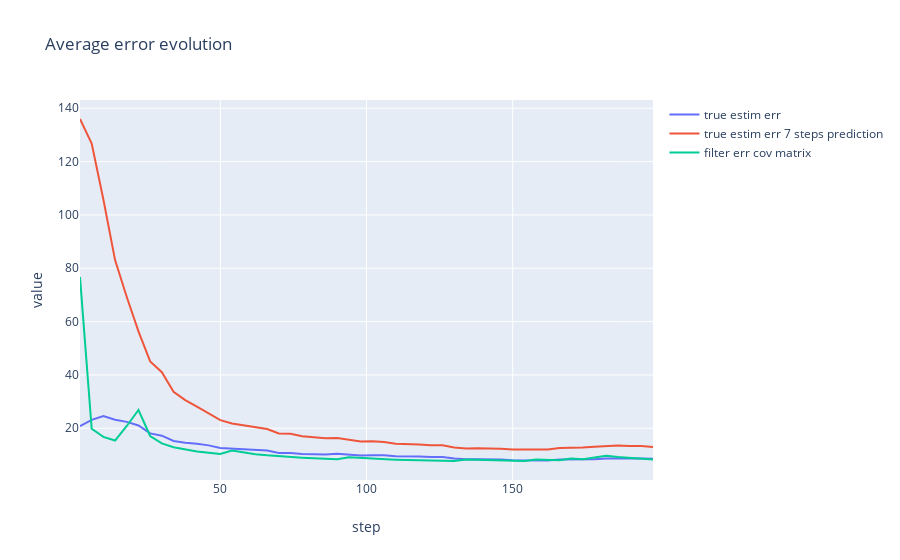

This figure's notebook cell:
### Markdown cell above
a) P = 0.3

### Code cell
M = 500
N = 200
steps = np.linspace(2, N-2)

err_filt, err_filt_pred = error_calculation(P_0=[[10000, 0], [0, 10000]], prob_of_gap=0.3)
filt_err_estim = np.sqrt(kalman_data[3][:,0,0])

# Plot results
plot(3, [steps, steps, steps], [err_filt[2:], err_filt_pred[2:], filt_err_estim[2:]], title='Average error evolution',
     xlable='step', ylable='value',
     legend=['true estim err', 'true estim err 7 steps prediction', 'filter err cov matrix'])

### Figure 1 — Plotly figure (JSON) as saved in the notebook; plotly's stock layout.template omitted (floating-point values rounded to 4 significant figures; data arrays with more than 128 entries replaced by an {"elided": "..."} marker saying what was removed)
{"data": [{"mode": "lines", "name": "true estim err", "showlegend": true, "type": "scatter", "x": [2, 6, 10, 14, 18, 22, 26, 30, 34, 38, 42, 46, 50, 54, 58, 62, 66, 70, 74, 78, 82, 86, 90, 94, 98, 102, 106, 110, 114, 118, 122, 126, 130, 134, 138, 142, 146, 150, 154, 158, 162, 166, 170, 174, 178, 182, 186, 190, 194, 198], "y": {"elided": "198 float values"}}, {"mode": "lines", "name": "true estim err 7 steps prediction", "showlegend": true, "type": "scatter", "x": [2, 6, 10, 14, 18, 22, 26, 30, 34, 38, 42, 46, 50, 54, 58, 62, 66, 70, 74, 78, 82, 86, 90, 94, 98, 102, 106, 110, 114, 118, 122, 126, 130, 134, 138, 142, 146, 150, 154, 158, 162, 166, 170, 174, 178, 182, 186, 190, 194, 198], "y": {"elided": "191 float values"}}, {"mode": "lines", "name": "filter err cov matrix", "showlegend": true, "type": "scatter", "x": [2, 6, 10, 14, 18, 22, 26, 30, 34, 38, 42, 46, 50, 54, 58, 62, 66, 70, 74, 78, 82, 86, 90, 94, 98, 102, 106, 110, 114, 118, 122, 126, 130, 134, 138, 142, 146, 150, 154, 158, 162, 166, 170, 174, 178, 182, 186, 190, 194, 198], "y": {"elided": "198 float values"}}], "layout": {"title": {"text": "Average error evolution"}, "xaxis": {"title": {"text": "step"}}, "yaxis": {"title": {"text": "value"}}}}
